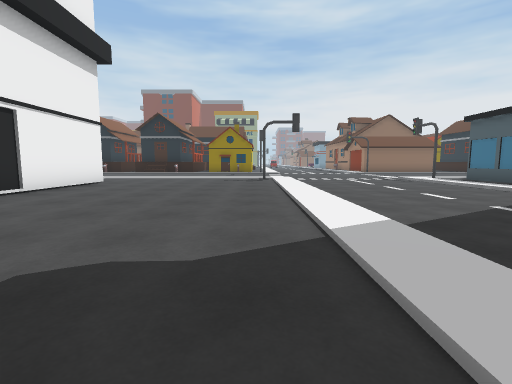
[1] (above)

24 first-person views from a walk through a Unity game level. The camera is 1.2 m above the floor, tilts 6° down and sees 85° across. The floor is counted in squares, 2 m on a side. Each view is taken from the middle of a square. On the plan, view 1 faces up. The plan holds only what a view shows up to about 9 squares ahead; the rest is blank. The place goes on beyond the plan. The player character is not drawn. Some animated figures are left out.

[2]
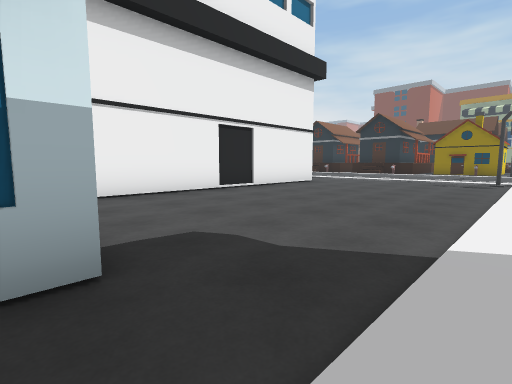

[3]
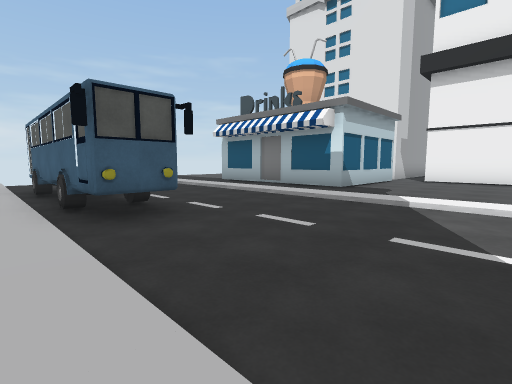

[4]
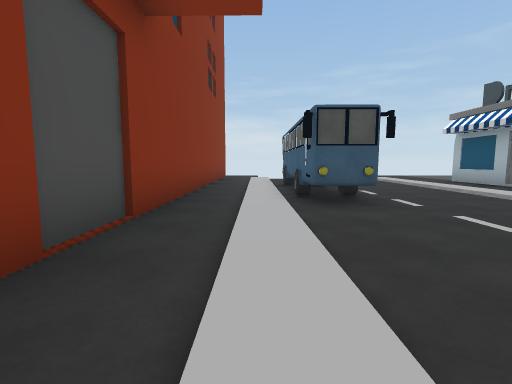

[5]
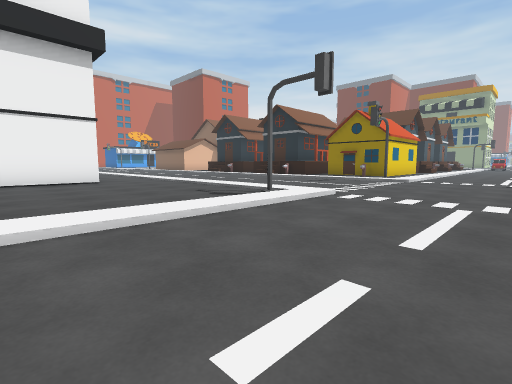

[6]
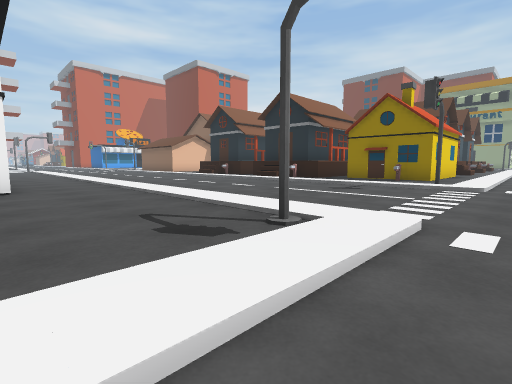

[7]
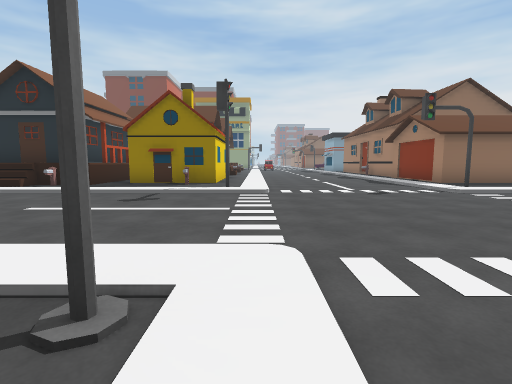

[8]
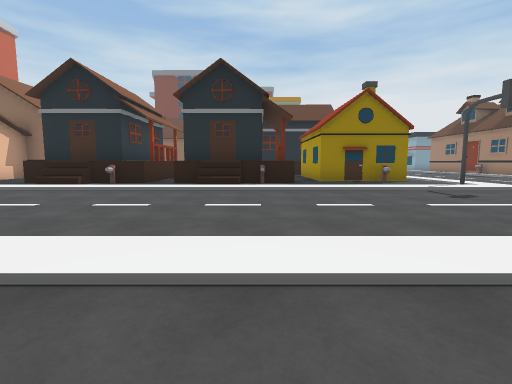

[9]
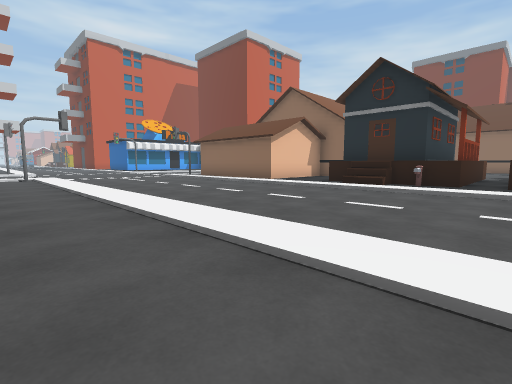

[10]
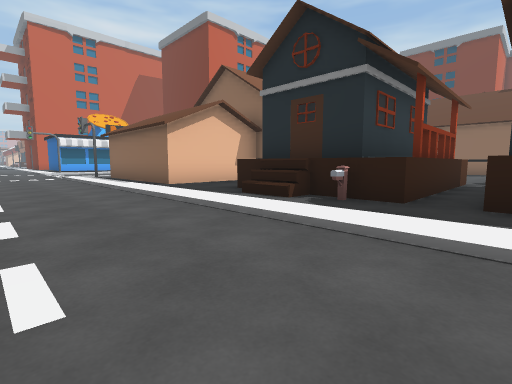

[11]
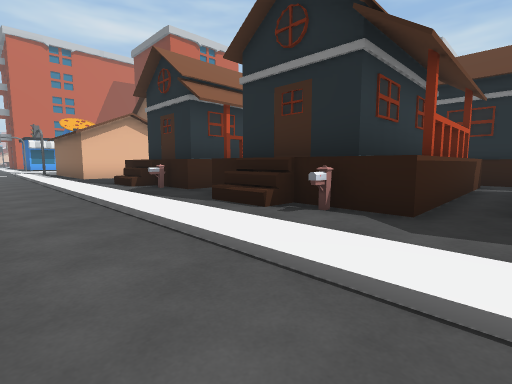

[12]
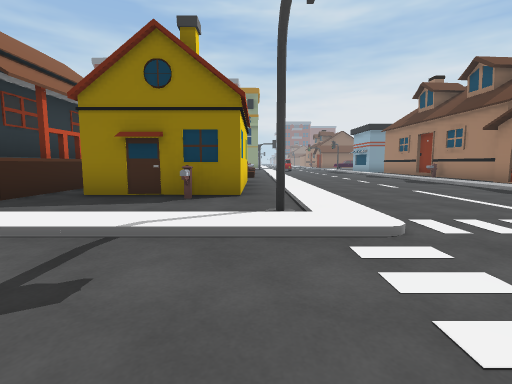

[13]
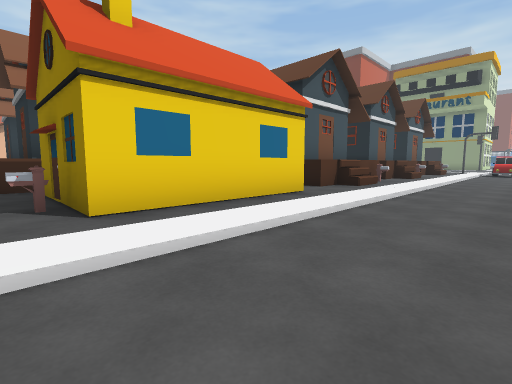

[14]
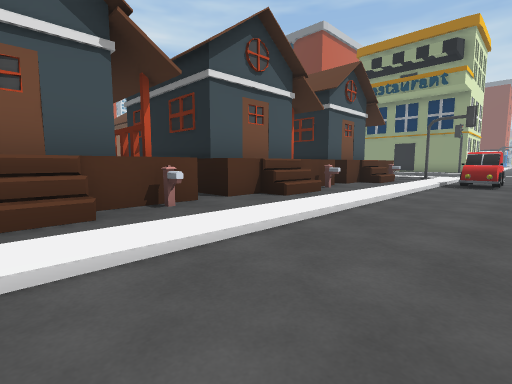

[15]
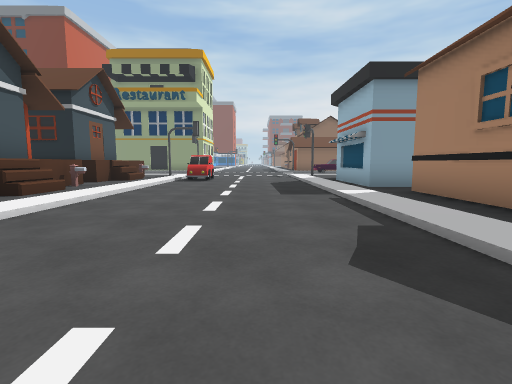

[16]
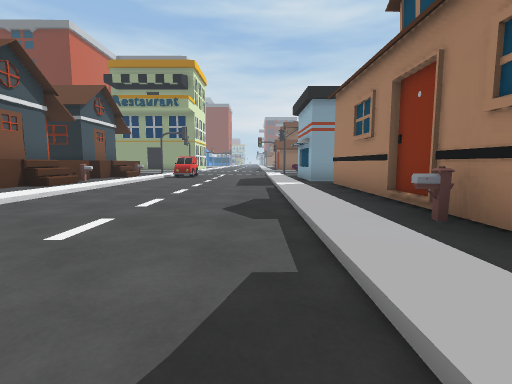

[17]
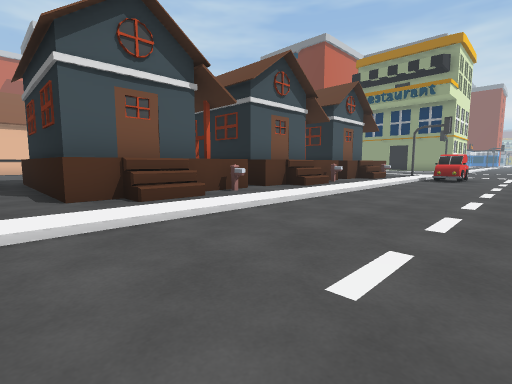

[18]
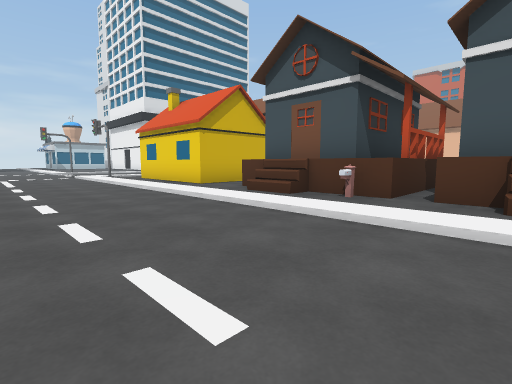

[19]
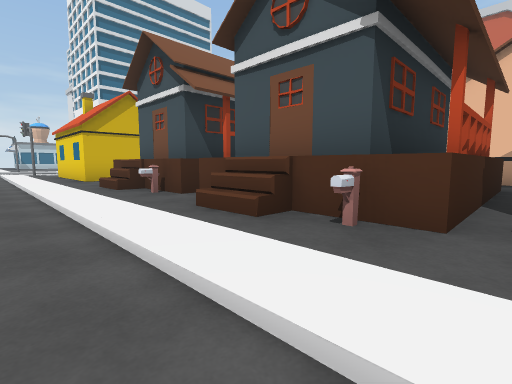

[20]
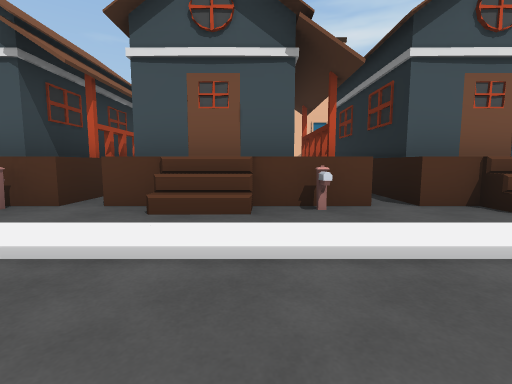

[21]
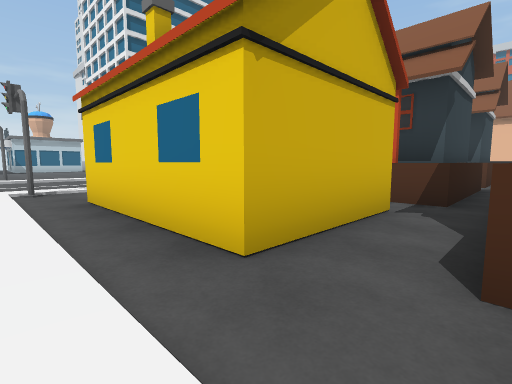

[22]
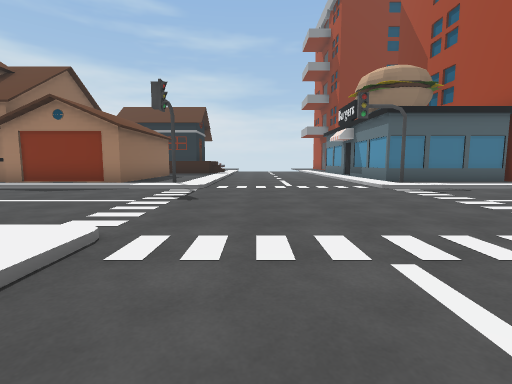

[23]
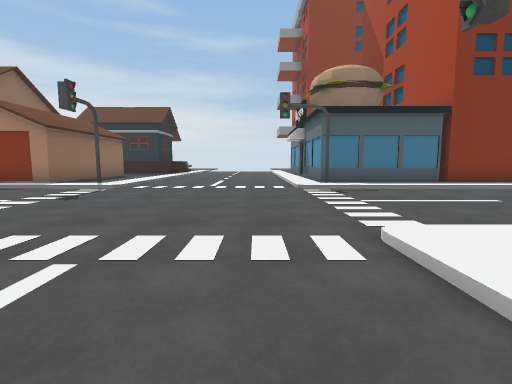

[24]
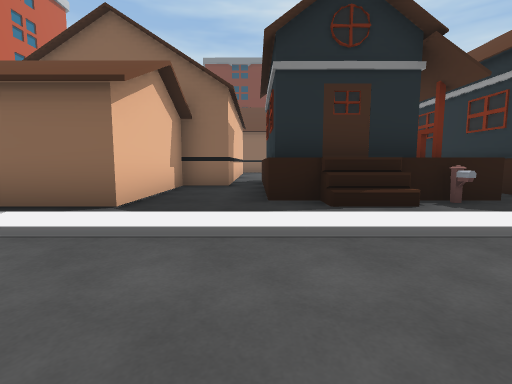

### Floor plan
Key: @ floor where view 1 was taken; # wall or solid block; . main floor; : floor 1.25 m higher than the main floor; / step, stairs or slope; ^ raised ledge; B bus; H house; M mailbox; O other object.
Columns run from 17 left of view 1 to 8 right of it. Each row starts with its distance up from view 1.
 32               HHH/.O....#
 31           #.HHHHH.......#
 30           #     :M......##
 29             HHHH:/.......
 28               HH:/......^
 27             HHHHH.......#
 26             HHHH:M......#
 25             HHHH:/......#
 24             HHHH:/......M
 23          ...HHHHH.......#
 22     ^HHHH.HHHH..........#
 21     ^H  H.HHHHH  .......#
 20    ^#H HH.HHHH   .......#
 19    #.H HH.H HH   .......#
 18    #.HHHH.HHHHHHH.......##
 17  ###.//HM.H/MH..M.........
 16 .................O.....O..
 15 ///////////////////.......
 14 ..........................
 13  .........................
 12 ..........................
 11 ///////////////////....///
 10 .................O.....O.#
  9  ........................#
  8             #............#
  7             #............#
  6             #............#
  5             #............#
  4             #............#
  3             #............#
  2             #............#
  1              ............#
  0               ###@...BB..#
 -1                 #....BB..#
 -2                 #.... B..#
 -3                 #.... B..#
 -4                 #...  B..#
 -5                       ..

Positions as (right, up) in squares from view 1, and headings:
1: (0, 0), facing up
2: (1, 0), facing up-left
3: (6, 4), facing down-left
4: (6, 5), facing down
5: (4, 6), facing up-left
6: (2, 8), facing up-left
7: (1, 9), facing up
8: (-5, 9), facing up
9: (-7, 9), facing up-left
10: (-7, 13), facing up-left
11: (-3, 14), facing up-left
12: (0, 13), facing up
13: (3, 17), facing up-left
14: (3, 24), facing up-left
15: (4, 23), facing up
16: (5, 21), facing up
17: (4, 22), facing up-left
18: (4, 28), facing down-left
19: (2, 31), facing down-left
20: (3, 29), facing left
21: (1, 23), facing down-left
22: (-1, 14), facing right
23: (-1, 12), facing right
24: (-12, 13), facing up
